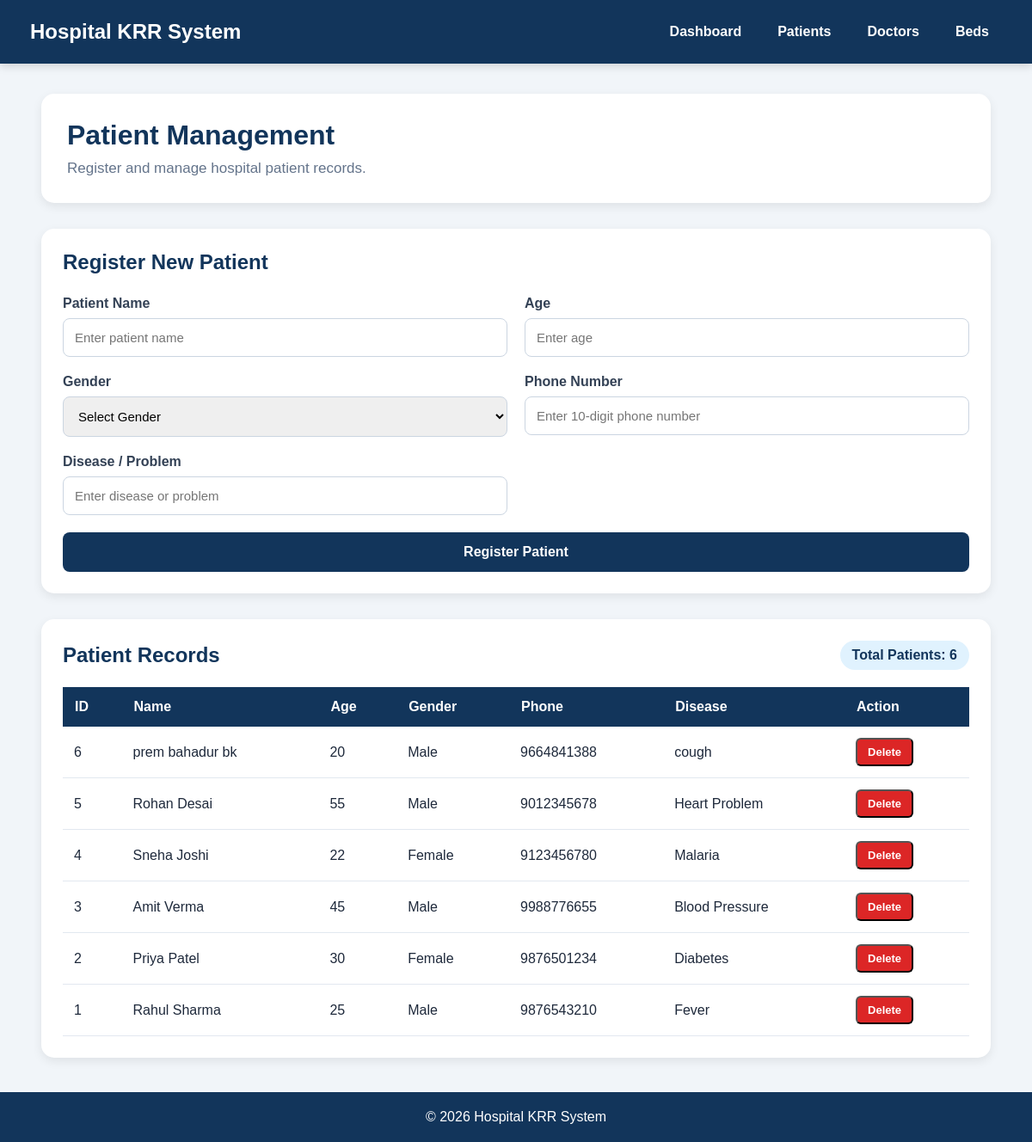
Page /patients on the committed database.
### tables this page shows
CREATE TABLE patients (
            id INTEGER PRIMARY KEY AUTOINCREMENT,
            name TEXT NOT NULL,
            age INTEGER NOT NULL,
            gender TEXT NOT NULL,
            disease TEXT NOT NULL,
            phone TEXT NOT NULL
        );

### app.py (the view, shortened to what this page needs)
@app.route("/patients", methods=["GET", "POST"])
def patients():
    conn = get_db_connection()
    patients_data = conn.execute("""
        SELECT *
        FROM patients
        ORDER BY id DESC
    """).fetchall()
    conn.close()
    return render_template(
        "patients.html",
        patients=patients_data
    )

### app.py (called while the page is built)
def get_db_connection():
    conn = sqlite3.connect(DATABASE)
    conn.row_factory = sqlite3.Row
    return conn

### templates/patients.html (shortened to what this page needs)
<!DOCTYPE html>
<html lang="en">
<head>
    <link rel="stylesheet"
          href="{{ url_for('static', filename='css/style.css') }}">
</head>
<body>
    <nav class="navbar">
        <div class="logo">
            Hospital KRR System
        </div>
        <div class="nav-links">
            <a href="{{ url_for('index') }}">Dashboard</a>
            <a href="{{ url_for('patients') }}">Patients</a>
            <a href="{{ url_for('doctors') }}">Doctors</a>
            <a href="{{ url_for('beds') }}">Beds</a>
        </div>
    </nav>
    <main class="main-container">
        <section class="welcome-section">
            <h1>Patient Management</h1>
            <p>
                Register and manage hospital patient records.
            </p>
        </section>
        <section class="data-section">
            <h2 class="form-title">Register New Patient</h2>
            <form method="POST" class="patient-form">
                <div class="form-group">
                    <label for="name">Patient Name</label>
                    <input
                        type="text"
                        id="name"
                        name="name"
                        placeholder="Enter patient name"
                        required
                    >
                </div>
                <div class="form-group">
                    <label for="age">Age</label>
                    <input
                        type="number"
                        id="age"
                        name="age"
                        placeholder="Enter age"
                        min="1"
                        max="120"
                        required
                    >
                </div>
                <div class="form-group">
                    <label for="gender">Gender</label>
                    <select id="gender" name="gender" required>
                        <option value="">Select Gender</option>
                    </select>
                </div>
                <div class="form-group">
                    <label for="phone">Phone Number</label>
                    <input
                        type="tel"
                        id="phone"
                        name="phone"
                        placeholder="Enter 10-digit phone number"
                        pattern="[0-9]{10}"
                        required
                    >
                </div>
                <div class="form-group">
                    <label for="disease">Disease / Problem</label>
                    <input
                        type="text"
                        id="disease"
                        name="disease"
                        placeholder="Enter disease or problem"
                        required
                    >
                </div>
                <button type="submit" class="form-button">
                    Register Patient
                </button>
            </form>
        </section>
        <section class="data-section">
            <div class="section-heading">
                <h2>Patient Records</h2>
                <span class="record-count">
                    Total Patients: {{ patients|length }}
                </span>
            </div>
            {% if patients %}
            <div class="table-container">
                <table>
                    <thead>
                        <tr>
                            <th>ID</th>
                            <th>Name</th>
                            <th>Age</th>
                            <th>Gender</th>
                            <th>Phone</th>
                            <th>Disease</th>
                            <th>Action</th>
                        </tr>
                    </thead>
                    <tbody>
                        {% for patient in patients %}
                        <tr>
                            <td>{{ patient["id"] }}</td>
                            <td>{{ patient["name"] }}</td>
                            <td>{{ patient["age"] }}</td>
                            <td>{{ patient["gender"] }}</td>
                            <td>{{ patient["phone"] }}</td>
                            <td>{{ patient["disease"] }}</td>
                            <td>
                                <form
                                    method="POST"
                                    action="{{ url_for('delete_patient', patient_id=patient['id']) }}"
                                    style="display: inline;"
                                    onsubmit="return confirm('Delete this patient?');"
                                >
                                    <button type="submit" class="delete-button">
                                        Delete
                                    </button>
                                </form>
                            </td>
                        </tr>
                        {% endfor %}
                    </tbody>
                </table>
            </div>
            {% else %}
            <div class="empty-message">
                No patients registered yet.
            </div>
            {% endif %}
        </section>
    </main>
    <footer class="footer">
        <p>
            © 2026 Hospital KRR System
        </p>
    </footer>
</body>
</html>

### static/css/style.css (style rules this page uses)
* { margin: 0; padding: 0; box-sizing: border-box; }
body { font-family: Arial, Helvetica, sans-serif; background: #f1f5f9; color: #1e293b; min-height: 100vh; }
.navbar { width: 100%; background: #12355b; color: white; display: flex; justify-content: space-between; align-items: center; padding: 18px 35px; position: sticky; top: 0; z-index: 1000; box-shadow: 0 3px 10px rgba(0, 0, 0, 0.15); }
.logo { font-size: 24px; font-weight: bold; white-space: nowrap; }
.nav-links { display: flex; align-items: center; gap: 12px; }
.nav-links a { color: white; text-decoration: none; font-size: 16px; font-weight: bold; padding: 10px 15px; border-radius: 7px; transition: 0.3s; }
.main-container { width: 92%; max-width: 1400px; margin: 35px auto; }
.welcome-section { background: white; padding: 30px; border-radius: 15px; margin-bottom: 30px; box-shadow: 0 4px 12px rgba(0, 0, 0, 0.08); }
.welcome-section h1 { color: #12355b; font-size: 32px; margin-bottom: 10px; }
.welcome-section p { color: #64748b; font-size: 17px; }
.data-section { background: white; padding: 25px; border-radius: 15px; margin-bottom: 30px; box-shadow: 0 4px 12px rgba(0, 0, 0, 0.08); }
.section-heading { display: flex; justify-content: space-between; align-items: center; margin-bottom: 20px; }
.section-heading h2 { color: #12355b; font-size: 24px; }
.table-container { width: 100%; overflow-x: auto; }
table { width: 100%; border-collapse: collapse; min-width: 650px; }
table th { background: #12355b; color: white; padding: 14px; text-align: left; }
table td { padding: 13px; border-bottom: 1px solid #e2e8f0; }
.footer { background: #12355b; color: white; text-align: center; padding: 20px; margin-top: 40px; }
.form-title { color: #12355b; font-size: 24px; margin-bottom: 25px; }
.patient-form { display: grid; grid-template-columns: repeat(2, 1fr); gap: 20px; }
.form-group { display: flex; flex-direction: column; gap: 8px; }
.form-group label { font-weight: bold; color: #334155; }
.form-group input, .form-group select { width: 100%; padding: 13px; border: 1px solid #cbd5e1; border-radius: 8px; font-size: 15px; outline: none; }
.form-button { grid-column: 1 / -1; background: #12355b; color: white; border: none; border-radius: 8px; padding: 14px; font-size: 16px; font-weight: bold; cursor: pointer; transition: 0.3s; }
.record-count { background: #e0f2fe; color: #12355b; padding: 8px 14px; border-radius: 20px; font-weight: bold; }
.delete-button { background: #dc2626; color: white; text-decoration: none; padding: 7px 12px; border-radius: 6px; font-size: 13px; font-weight: bold; }

### rows in the picture
patients: id "6", name "prem bahadur bk", age "20", gender "Male", phone "9664841388", disease "cough"
patients: id "5", name "Rohan Desai", age "55", gender "Male", phone "9012345678", disease "Heart Problem"
patients: id "4", name "Sneha Joshi", age "22", gender "Female", phone "9123456780", disease "Malaria"
patients: id "3", name "Amit Verma", age "45", gender "Male", phone "9988776655", disease "Blood Pressure"
patients: id "2", name "Priya Patel", age "30", gender "Female", phone "9876501234", disease "Diabetes"
patients: id "1", name "Rahul Sharma", age "25", gender "Male", phone "9876543210", disease "Fever"

### other values in the picture
{{ patients|length }} "6"
